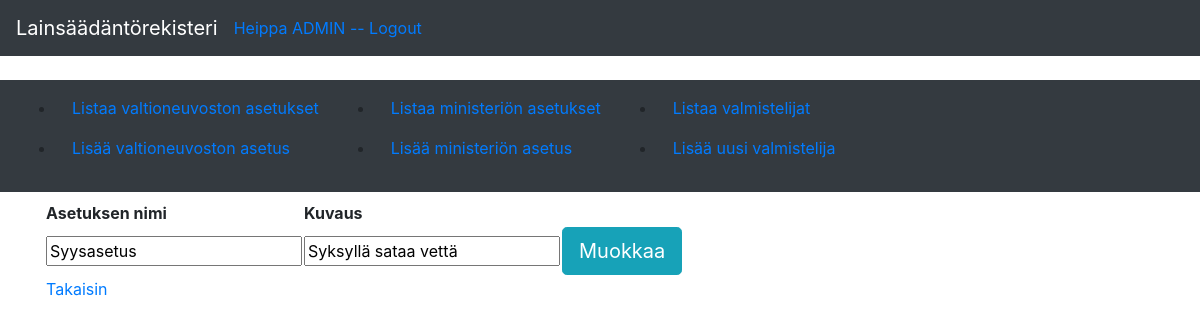
Screenshot of /vnat/3/ (signed in) with the database file from the repository.
### application/auth/models.py (models this page shows, shortened)
class User(Base):
    __tablename__ = "account"
    name = db.Column(db.String(32), nullable=False)
    username = db.Column(db.String(32), unique=True, nullable=False)
    password = db.Column(db.String(32), nullable=False)
    email = db.Column(db.String(32), unique=True, nullable=False)
    roles = db.relationship("Role", secondary=user_role, lazy="subquery", backref=db.backref("users", passive_deletes=True, lazy=True))
    vnat = db.relationship("Vna", backref='account', passive_deletes=True, lazy=True)
    mmmat = db.relationship("Mmma", backref='account', passive_deletes=True, lazy=True)

### application/vnat/models.py (models this page shows, shortened)
class Vna(Base):
    name = db.Column(db.String(300), nullable=False)
    kuvaus = db.Column(db.String(300), nullable=False)
    account_id = db.Column(db.Integer, db.ForeignKey('account.id'), nullable=False)

### application/vnat/views.py (the view)
@app.route("/vnat/<vna_id>/", methods=["GET"])
@login_required
def get_vna(vna_id):
    vna = Vna.query.get(vna_id)
    form = VnaForm(obj=vna)
    return render_template("vnat/yksi.html", vna=Vna.query.get(vna_id), form=form)

### application/vnat/forms.py
class VnaForm(FlaskForm):
    name = StringField("Valtioneuvoston asetuksen nimi", [validators.DataRequired(message=("Nimi ei voi olla tyhjä")), validators.Length(min=2, max=300)])
    kuvaus = StringField("Kuvaus", [validators.DataRequired(message=("Kuvaus ei voi olla tyhjä")), validators.Length(min=2, max=300)])
    class Meta:
        csrf = False

### application/__init__.py (called while the page is built)
@event.listens_for(Engine, "connect")
def set_sqlite_pragma(dbapi_connection, connection_record):
    if app.config["SQLALCHEMY_DATABASE_URI"].startswith("sqlite"):
        cursor = dbapi_connection.cursor()
        cursor.execute("PRAGMA foreign_keys=ON")
        cursor.close()

@login_manager.user_loader
def load_user(user_id):
    return User.query.get(user_id)

### application/templates/vnat/yksi.html (shortened to what this page needs)
{% extends "layout.html" %}
{% block body %}
<form method="POST" action"{{ url_for('get_vna', vna_id=vna.id) }}">
  <table>
    <tr>
      <th>Asetuksen nimi</th>
      <th>Kuvaus</th>
      <th></th>
    </tr>
    <tr>
      <td>{{ form.name(readonly=true) }}</td>
      <td>{{ form.kuvaus(readonly=true) }}</td>
      <td><button class="btn btn-info btn-lg" type="button" onclick="location.href='/vnat/{{vna.id}}/edit'" >Muokkaa</button></td>
    </tr>
    <tr>
      <td><a href="{{ url_for('vnat_index') }}">Takaisin</a></td>
    </tr>
  </table>
</form>
{% endblock %}

### application/templates/layout.html (shortened to what this page needs)
<!DOCTYPE html>
<html>
  <head>
    <link rel="stylesheet" href="https://maxcdn.bootstrapcdn.com/bootstrap/4.0.0/css/bootstrap.min.css">
  </head>
  <body>
    <nav class="navbar navbar-expand-md navbar-dark bg-dark mb-4">
      <a class="navbar-brand" href="{{ url_for('index') }}">Lainsäädäntörekisteri</a>
      <div class="form-inline mt-2 mt-md-0">
          {% if current_user.is_authenticated %}
          <a href="{{ url_for('auth_logout') }}">Heippa {{ current_user.name }} -- Logout</a>
          {% endif %}
      </div>
    </nav>
    <nav class="navbar navbar-expand-md navbar-dark bg-dark mb-6">
      <div class="collapse navbar-collapse" id="navbarCollapse">
        <ul>
          <li class="nav-item">
            <a class="nav-link" href="{{ url_for('vnat_index') }} ">Listaa valtioneuvoston asetukset</a>
          </li>
          <li class="nav-item">
            <a class="nav-link" href="{{ url_for('vnat_form') }} ">Lisää valtioneuvoston asetus</a>
          </li>
        </ul>
        <ul>
          <li class="nav-item">
            <a class="nav-link" href="{{ url_for('mmmat_index') }} ">Listaa ministeriön asetukset</a>
          </li>
          <li class="nav-item">
            <a class="nav-link" href="{{ url_for('mmmat_form') }} ">Lisää ministeriön asetus</a>
          </li>
        </ul>
        <ul>
          <li class="nav-item">
            <a class="nav-link" href="{{ url_for('valmistelija_index') }} ">Listaa valmistelijat</a>
          </li>
          <li class="nav-item">
            <a class="nav-link" href="{{ url_for('valmistelija_form') }} ">Lisää uusi valmistelija</a>
          </li>
        </ul>
      </div>
    </nav>
    <main role="main" class="container">
      {% block body %}{% endblock %}
    </main>
  </body>
</html>

### rows the page displays
User: name "ADMIN"
Vna: name "Syysasetus", kuvaus "Syksyllä sataa vettä"
